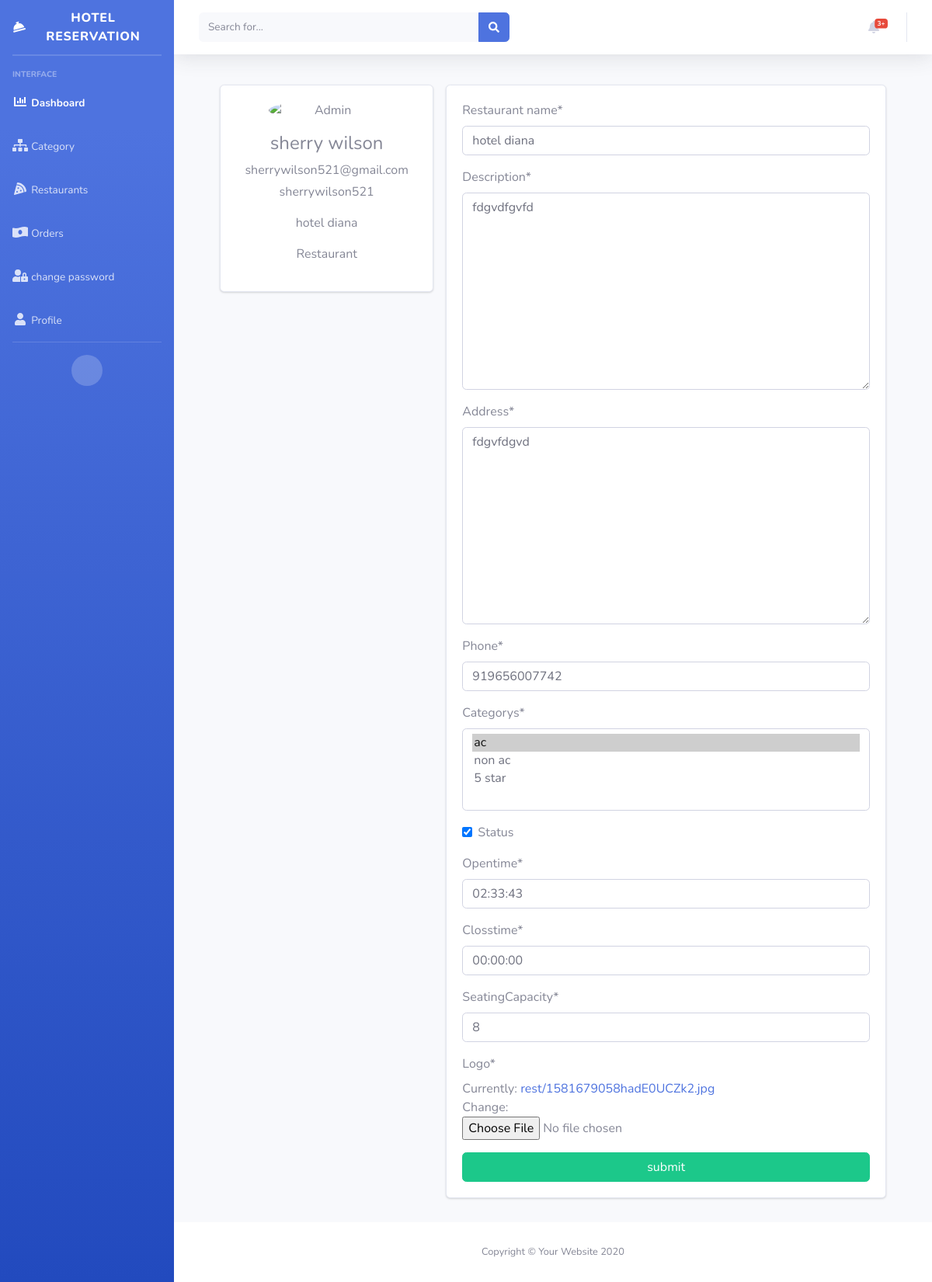
The app's page /user/profile/ (signed in), older data.
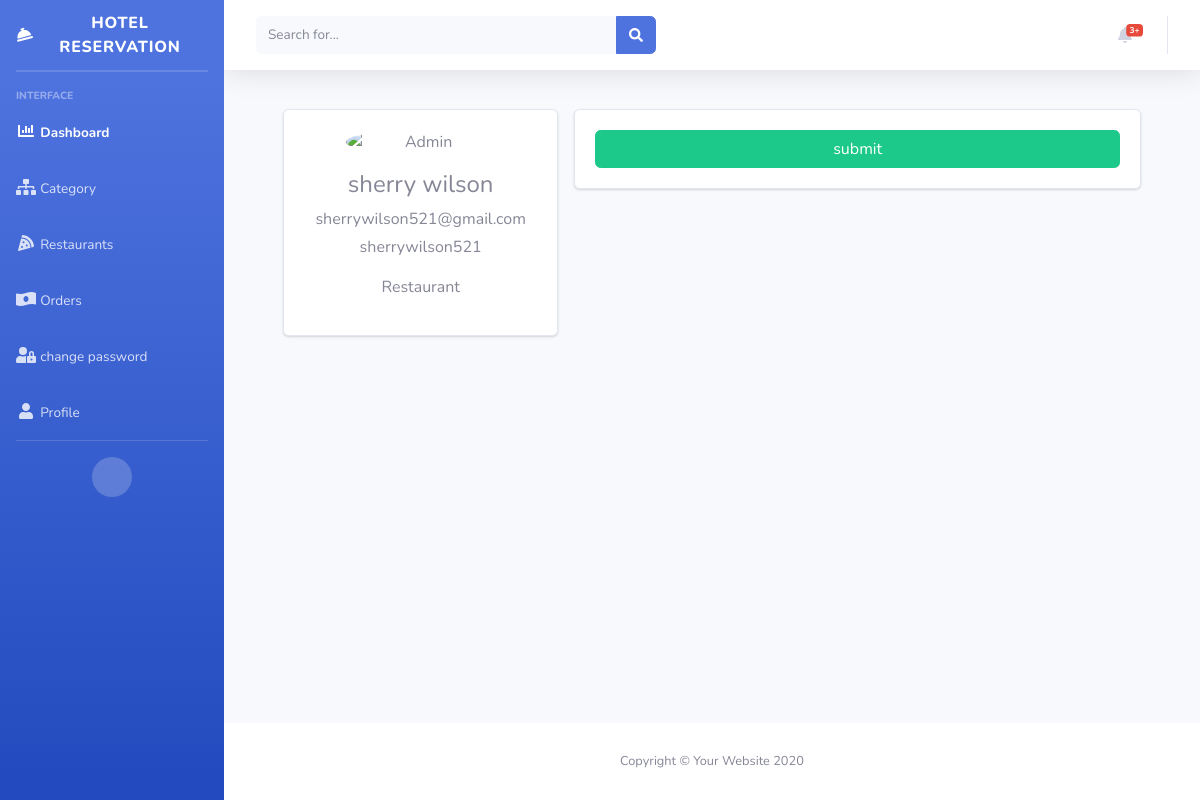
The same page, newer data.
### restaurant/models.py (models this page shows, shortened)
class Restaurant(models.Model):
    name = models.CharField(max_length=100, verbose_name="Restaurant name")
    description = models.TextField()
    address = models.TextField()
    phone = models.CharField(max_length=12)
    categorys = models.ManyToManyField(RestCategory)
    lat = models.FloatField()
    log = models.FloatField()
    status = models.BooleanField(default=False)
    opentime = models.TimeField()
    closstime = models.TimeField()
    seatingCapacity = models.IntegerField()
    user = models.OneToOneField(
        User, on_delete=models.CASCADE, blank=True, null=True)
    slug = models.SlugField(unique=True, blank=True, null=True)
    logo = models.ImageField(upload_to='rest/')

class RestCategory(models.Model):
    name = models.CharField(max_length=10)
    def __str__(self):
        return self.name

### customer/views.py (the view, shortened to what this page needs)
# urls.py: path('user/profile/', views.ProfileView.as_view(), name="user-profile")
class ProfileView(View):
    def get(self, request):
        try:
            if request.user.is_superuser:
                context = {
                    "form": UserForm(instance=request.user)
                }
                return render(request, "profile/detail.html", context)
            else:
                context = {
                    "form": RestUserForm(instance=request.user.restaurant)
                }
                return render(request, "profile/detail.html", context)
        except:
            return render(request, "profile/detail.html")

### customer/templates/profile/detail.html
{% extends 'booking/basedetail.html' %} {% load crispy_forms_tags %}
{%block body %}
<div class="container">
  <div class="main-body">
    <div class="row gutters-sm">
      <div class="col-md-4 mb-3">
        <div class="card">
          <div class="card-body">
            <div class="d-flex flex-column align-items-center text-center">
              <img src="https://bootdey.com/img/Content/avatar/avatar7.png" alt="Admin" class="rounded-circle"
                width="150" />
              <div class="mt-3">
                <h4>
                  {{request.user.first_name}}&nbsp;{{request.user.last_name}}
                </h4>
                <p class="text-secondary mb-1">{{request.user.email}}</p>
                <p class="text-muted font-size-sm">{{request.user.username}}</p>
                <p class="text-muted font-size-sm">
                  {{request.user.restaurant.name}}
                </p>
                {% if not request.user.is_superuser and user.is_staff %}
                <p class="text-muted font-size-sm">Restaurant</p>
                {% elif request.user.is_superuser %}
                <p class="text-muted font-size-sm">Admin</p>
                {%else%} &nbsp; {% endif %}
              </div>
            </div>
          </div>
        </div>
      </div>
      <div class="col-md-8">
        <div class="card mb-3">
          <div class="card-body">
            <form method="post">
              {% csrf_token %} {{ form|crispy }}
              <input type="submit" value="submit" class="btn btn-block btn-success" />
            </form>
          </div>
        </div>
      </div>
    </div>
  </div>
</div>
{% endblock body %}

Row changes from the older to the newer data that the page shows:
no longer on this page (row edited): Restaurant: name "hotel diana", description "fdgvdfgvfd", address "fdgvfdgvd", phone "919656007742", status "☑", opentime "02:33:43", closstime "00:00:00", seatingCapacity "8"
Text that changed along with them:
{{ request.user.restaurant.name }}: "hotel diana" → (not shown)
form field categorys: "ac ☑ / non ac / 5 star" → (not shown)
text no longer shown: "Restaurant name * Description * Address * Phone * Categorys * Status Opentime * Closstime * SeatingCapacity * Logo * Currently: rest/1581679058hadE0UCZk2.jpg Change:"
